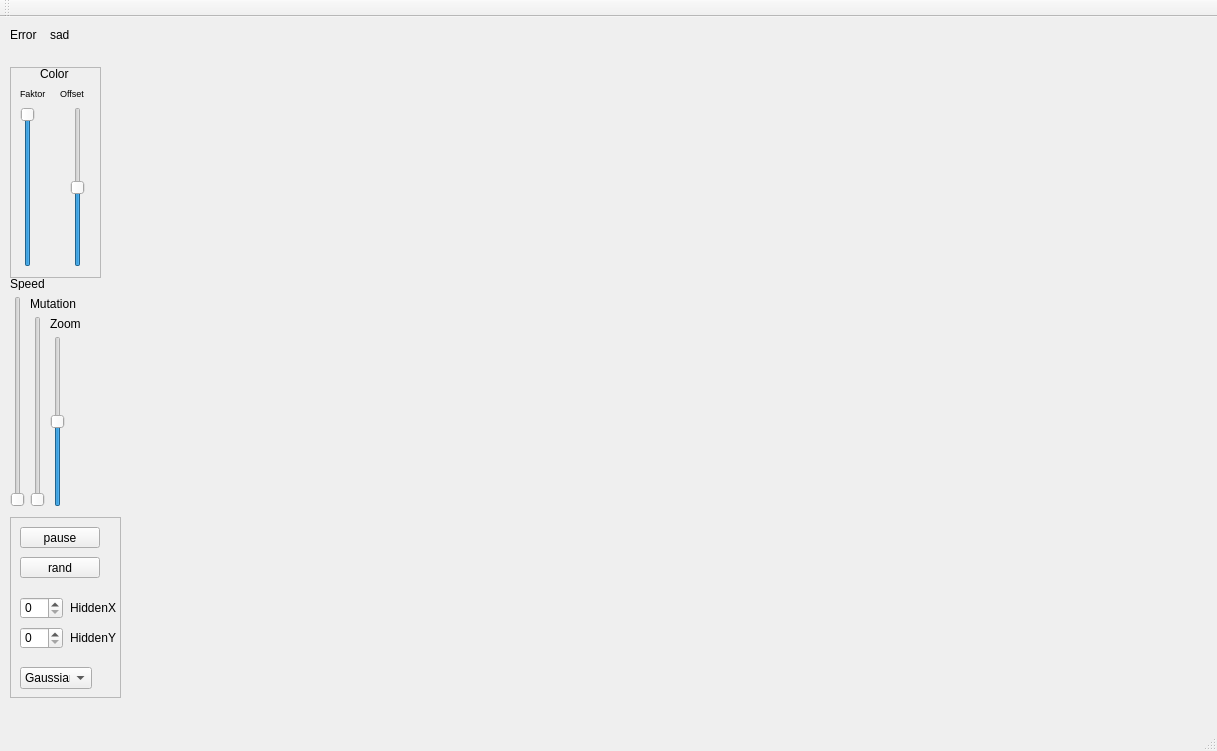
<?xml version="1.0" encoding="UTF-8"?>
<ui version="4.0">
 <class>MainWindow</class>
 <widget class="QMainWindow" name="MainWindow">
  <property name="geometry">
   <rect>
    <x>0</x>
    <y>0</y>
    <width>1217</width>
    <height>751</height>
   </rect>
  </property>
  <property name="windowTitle">
   <string>MainWindow</string>
  </property>
  <widget class="QWidget" name="centralWidget">
   <widget class="QSlider" name="speed_slider">
    <property name="geometry">
     <rect>
      <x>10</x>
      <y>279</y>
      <width>16</width>
      <height>211</height>
     </rect>
    </property>
    <property name="minimum">
     <number>1</number>
    </property>
    <property name="maximum">
     <number>10000</number>
    </property>
    <property name="orientation">
     <enum>Qt::Vertical</enum>
    </property>
   </widget>
   <widget class="QSlider" name="mutation_slider">
    <property name="geometry">
     <rect>
      <x>30</x>
      <y>299</y>
      <width>16</width>
      <height>191</height>
     </rect>
    </property>
    <property name="minimum">
     <number>1</number>
    </property>
    <property name="maximum">
     <number>1000</number>
    </property>
    <property name="orientation">
     <enum>Qt::Vertical</enum>
    </property>
   </widget>
   <widget class="QLabel" name="error_label">
    <property name="geometry">
     <rect>
      <x>50</x>
      <y>10</y>
      <width>41</width>
      <height>16</height>
     </rect>
    </property>
    <property name="text">
     <string>sad</string>
    </property>
   </widget>
   <widget class="QSlider" name="zoom_slider">
    <property name="geometry">
     <rect>
      <x>50</x>
      <y>319</y>
      <width>16</width>
      <height>171</height>
     </rect>
    </property>
    <property name="minimum">
     <number>0</number>
    </property>
    <property name="maximum">
     <number>100000</number>
    </property>
    <property name="pageStep">
     <number>1</number>
    </property>
    <property name="value">
     <number>50000</number>
    </property>
    <property name="sliderPosition">
     <number>50000</number>
    </property>
    <property name="orientation">
     <enum>Qt::Vertical</enum>
    </property>
   </widget>
   <widget class="QLabel" name="error_label_2">
    <property name="geometry">
     <rect>
      <x>10</x>
      <y>10</y>
      <width>41</width>
      <height>16</height>
     </rect>
    </property>
    <property name="text">
     <string>Error</string>
    </property>
   </widget>
   <widget class="QLabel" name="label_3">
    <property name="geometry">
     <rect>
      <x>10</x>
      <y>260</y>
      <width>47</width>
      <height>13</height>
     </rect>
    </property>
    <property name="sizePolicy">
     <sizepolicy hsizetype="Preferred" vsizetype="Preferred">
      <horstretch>0</horstretch>
      <verstretch>0</verstretch>
     </sizepolicy>
    </property>
    <property name="text">
     <string>Speed</string>
    </property>
   </widget>
   <widget class="QLabel" name="label_4">
    <property name="geometry">
     <rect>
      <x>30</x>
      <y>280</y>
      <width>47</width>
      <height>13</height>
     </rect>
    </property>
    <property name="sizePolicy">
     <sizepolicy hsizetype="Preferred" vsizetype="Preferred">
      <horstretch>0</horstretch>
      <verstretch>0</verstretch>
     </sizepolicy>
    </property>
    <property name="text">
     <string>Mutation</string>
    </property>
   </widget>
   <widget class="QLabel" name="label_5">
    <property name="geometry">
     <rect>
      <x>50</x>
      <y>300</y>
      <width>47</width>
      <height>13</height>
     </rect>
    </property>
    <property name="sizePolicy">
     <sizepolicy hsizetype="Preferred" vsizetype="Preferred">
      <horstretch>0</horstretch>
      <verstretch>0</verstretch>
     </sizepolicy>
    </property>
    <property name="text">
     <string>Zoom</string>
    </property>
   </widget>
   <widget class="QFrame" name="frame">
    <property name="geometry">
     <rect>
      <x>10</x>
      <y>50</y>
      <width>91</width>
      <height>211</height>
     </rect>
    </property>
    <property name="frameShape">
     <enum>QFrame::StyledPanel</enum>
    </property>
    <property name="frameShadow">
     <enum>QFrame::Raised</enum>
    </property>
    <widget class="QLabel" name="label_6">
     <property name="geometry">
      <rect>
       <x>30</x>
       <y>0</y>
       <width>47</width>
       <height>13</height>
      </rect>
     </property>
     <property name="sizePolicy">
      <sizepolicy hsizetype="Preferred" vsizetype="Preferred">
       <horstretch>0</horstretch>
       <verstretch>0</verstretch>
      </sizepolicy>
     </property>
     <property name="text">
      <string>Color </string>
     </property>
    </widget>
    <widget class="QSlider" name="color_slider">
     <property name="geometry">
      <rect>
       <x>10</x>
       <y>40</y>
       <width>16</width>
       <height>160</height>
      </rect>
     </property>
     <property name="minimum">
      <number>1</number>
     </property>
     <property name="maximum">
      <number>1000</number>
     </property>
     <property name="value">
      <number>1000</number>
     </property>
     <property name="orientation">
      <enum>Qt::Vertical</enum>
     </property>
    </widget>
    <widget class="QSlider" name="colorOffset_slider">
     <property name="geometry">
      <rect>
       <x>60</x>
       <y>40</y>
       <width>16</width>
       <height>160</height>
      </rect>
     </property>
     <property name="minimum">
      <number>0</number>
     </property>
     <property name="maximum">
      <number>4000</number>
     </property>
     <property name="value">
      <number>2000</number>
     </property>
     <property name="orientation">
      <enum>Qt::Vertical</enum>
     </property>
    </widget>
    <widget class="QLabel" name="label_7">
     <property name="geometry">
      <rect>
       <x>10</x>
       <y>20</y>
       <width>47</width>
       <height>13</height>
      </rect>
     </property>
     <property name="sizePolicy">
      <sizepolicy hsizetype="Preferred" vsizetype="Preferred">
       <horstretch>0</horstretch>
       <verstretch>0</verstretch>
      </sizepolicy>
     </property>
     <property name="font">
      <font>
       <pointsize>7</pointsize>
      </font>
     </property>
     <property name="text">
      <string>Faktor</string>
     </property>
    </widget>
    <widget class="QLabel" name="label_8">
     <property name="geometry">
      <rect>
       <x>50</x>
       <y>20</y>
       <width>47</width>
       <height>13</height>
      </rect>
     </property>
     <property name="sizePolicy">
      <sizepolicy hsizetype="Preferred" vsizetype="Preferred">
       <horstretch>0</horstretch>
       <verstretch>0</verstretch>
      </sizepolicy>
     </property>
     <property name="font">
      <font>
       <pointsize>7</pointsize>
      </font>
     </property>
     <property name="text">
      <string>Offset</string>
     </property>
    </widget>
   </widget>
   <widget class="QFrame" name="frame_2">
    <property name="geometry">
     <rect>
      <x>10</x>
      <y>500</y>
      <width>111</width>
      <height>181</height>
     </rect>
    </property>
    <property name="frameShape">
     <enum>QFrame::StyledPanel</enum>
    </property>
    <property name="frameShadow">
     <enum>QFrame::Raised</enum>
    </property>
    <widget class="QComboBox" name="comboBox">
     <property name="geometry">
      <rect>
       <x>10</x>
       <y>150</y>
       <width>72</width>
       <height>22</height>
      </rect>
     </property>
     <item>
      <property name="text">
       <string>Gaussian</string>
      </property>
     </item>
     <item>
      <property name="text">
       <string>Sigmoid</string>
      </property>
     </item>
     <item>
      <property name="text">
       <string>Linear</string>
      </property>
     </item>
     <item>
      <property name="text">
       <string>Relu</string>
      </property>
     </item>
    </widget>
    <widget class="QLabel" name="label_2">
     <property name="geometry">
      <rect>
       <x>60</x>
       <y>110</y>
       <width>47</width>
       <height>21</height>
      </rect>
     </property>
     <property name="text">
      <string>HiddenY</string>
     </property>
    </widget>
    <widget class="QPushButton" name="randomGenom_pushButton">
     <property name="geometry">
      <rect>
       <x>10</x>
       <y>40</y>
       <width>80</width>
       <height>21</height>
      </rect>
     </property>
     <property name="text">
      <string>rand</string>
     </property>
    </widget>
    <widget class="QLabel" name="label">
     <property name="geometry">
      <rect>
       <x>60</x>
       <y>80</y>
       <width>47</width>
       <height>21</height>
      </rect>
     </property>
     <property name="text">
      <string>HiddenX</string>
     </property>
    </widget>
    <widget class="QPushButton" name="pushButton">
     <property name="geometry">
      <rect>
       <x>10</x>
       <y>10</y>
       <width>80</width>
       <height>21</height>
      </rect>
     </property>
     <property name="text">
      <string>pause</string>
     </property>
    </widget>
    <widget class="QSpinBox" name="hiddenY_spinBox">
     <property name="geometry">
      <rect>
       <x>10</x>
       <y>110</y>
       <width>43</width>
       <height>22</height>
      </rect>
     </property>
     <property name="maximum">
      <number>100</number>
     </property>
    </widget>
    <widget class="QSpinBox" name="hiddenX_spinBox">
     <property name="geometry">
      <rect>
       <x>10</x>
       <y>80</y>
       <width>43</width>
       <height>22</height>
      </rect>
     </property>
     <property name="maximum">
      <number>100</number>
     </property>
    </widget>
   </widget>
  </widget>
  <widget class="QMenuBar" name="menuBar">
   <property name="geometry">
    <rect>
     <x>0</x>
     <y>0</y>
     <width>1217</width>
     <height>20</height>
    </rect>
   </property>
  </widget>
  <widget class="QToolBar" name="mainToolBar">
   <attribute name="toolBarArea">
    <enum>TopToolBarArea</enum>
   </attribute>
   <attribute name="toolBarBreak">
    <bool>false</bool>
   </attribute>
  </widget>
  <widget class="QStatusBar" name="statusBar"/>
 </widget>
 <layoutdefault spacing="6" margin="11"/>
 <resources/>
 <connections/>
</ui>
